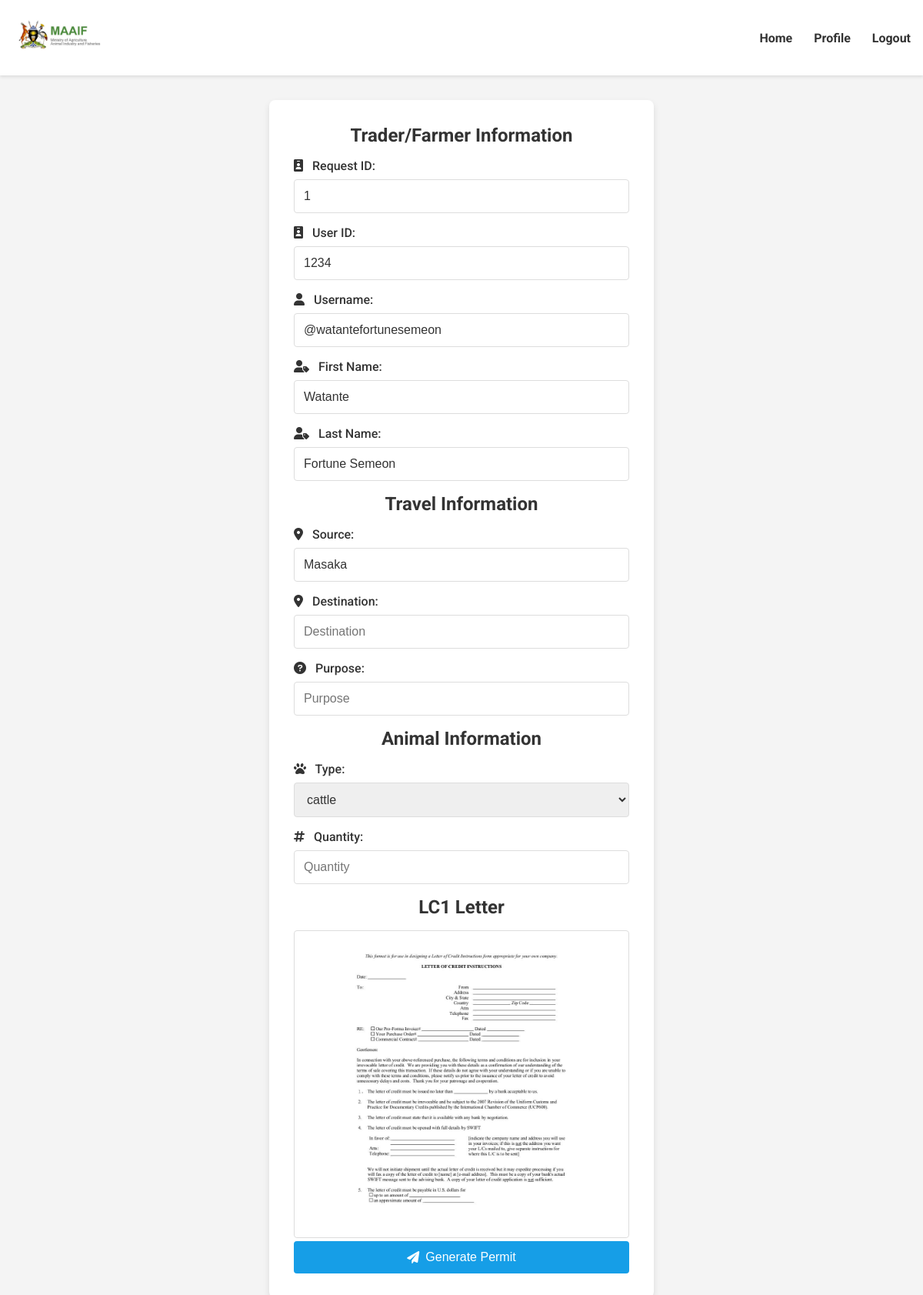
Page /dvo/permit_request_details/1/ (signed in) on the committed database.
### trader_app/models.py (models this page shows, shortened)
class PermitRequest(models.Model):
    user = models.ForeignKey(User, on_delete=models.CASCADE)
    license_id = models.IntegerField(null=True, blank=True)
    animal_type = models.ForeignKey(Animal, on_delete=models.CASCADE)
    district = models.CharField(max_length=30, null=True, blank=True)
    quantity = models.IntegerField()
    lc1_letter = models.ImageField(
        null=True,
        upload_to='lc1_letters')
    status = models.CharField(
        max_length=1,
        choices=DocumentChoices.choices(),
        )

### dvo_app/views.py (the view)
# urls.py: path('permit_request_details/<int:request_id>/', ViewPermitRequestDetails.as_view(), name='permit_request_details'),
class ViewPermitRequestDetails(LoginRequiredMixin, View):
    model = apps.get_model('trader_app', 'PermitRequest')
    template_name = 'dvo_app/permit_request.html'
    def get(self, request, request_id):
        permit_request = self.model.objects.get(id=request_id)
        return render(request, self.template_name, context={'permit_request': permit_request})

### templates/dvo_app/permit_request.html (shortened to what this page needs)
{% load static %}
<!DOCTYPE html>
<html lang="en">
<head>
    <link rel="stylesheet" href="{% static 'dvo_app/permit_request.css' %}">
    <link rel="stylesheet" href="https://cdnjs.cloudflare.com/ajax/libs/font-awesome/6.0.0-beta3/css/all.min.css">
</head>
<body>
    <header>
        <nav>
            <a href="#" class="logo"><img src="{% static 'index_app/ministry-of-agriculture-animal-industry-and-fisheries_0.png' %}" class="image"></a>
            <div class="nav-links">
                <a href="{% url 'dvo:dvo' %}">Home</a>
                <a href="{% url 'dvo:dvo_profile' %}">Profile</a>
                <a href="{% url 'auth:logout' %}">Logout</a>
            </div>
        </nav>
    </header>
    <main>
        <div class="form-container">
            <form action="{% url 'dvo:generate_permit' %}" method="post">
                <h2>Trader/Farmer Information</h2>
                <div class="input-group">
                    <label for="request_id"><i class="fas fa-id-badge"></i> Request ID:</label>
                    <input type="text" id="request_id" name="request_id" placeholder="Request ID" value="{{ permit_request.id }}" required>
                </div>
                <div class="input-group">
                    <label for="license_id"><i class="fas fa-id-badge"></i> User ID:</label>
                    <input type="text" id="license_id" name="license_id" placeholder="User ID" value="{{ permit_request.license_id }}" required>
                </div>
                <div class="input-group">
                    <label for="username"><i class="fas fa-user"></i> Username:</label>
                    <input type="text" id="username" name="username" placeholder="Username" value="{{ permit_request.user.username }}" required>
                </div>
                <div class="input-group">
                    <label for="first-name"><i class="fas fa-user-tag"></i> First Name:</label>
                    <input type="text" id="first-name" name="first-name" placeholder="First Name" value="{{ permit_request.user.first_name }}" required>
                </div>
                <div class="input-group">
                    <label for="last-name"><i class="fas fa-user-tag"></i> Last Name:</label>
                    <input type="text" id="last-name" name="last-name" placeholder="Last Name" value="{{ permit_request.user.last_name }}" required>
                </div>
                <h2>Travel Information</h2>
                <div class="input-group">
                    <label for="source"><i class="fas fa-map-marker-alt"></i> Source:</label>
                    <input type="text" id="source" name="source" value="{{ permit_request.district }}" required>
                </div>
                <div class="input-group">
                    <label for="destination"><i class="fas fa-map-marker-alt"></i> Destination:</label>
                    <input type="text" id="destination" name="destination" placeholder="Destination" required>
                </div>
                <div class="input-group">
                    <label for="purpose"><i class="fas fa-question-circle"></i> Purpose:</label>
                    <input type="text" id="purpose" name="purpose" placeholder="Purpose" required>
                </div>
                <h2>Animal Information</h2>
                <div class="input-group">
                    <label for="animal-type"><i class="fas fa-paw"></i> Type:</label>
                    <select id="animalType" name="animal_type" required>
                        <option value="cattle">cattle</option>
                    </select>
                </div>
                <div class="input-group">
                    <label for="quantity"><i class="fas fa-hashtag"></i> Quantity:</label>
                    <input type="number" id="quantity" name="quantity" placeholder="Quantity" required>
                </div>
                <h2>LC1 Letter</h2>
                <div class="image-display" id="image-display">
                    {% if permit_request.lc1_letter %}
                        <img src="{{ permit_request.lc1_letter.url }}" alt="LC1 Image" id="retrieved-image" class="image-preview">
                    {% else %}
                        <p>No LC1 letter uploaded.</p>
                    {% endif %}
                </div>
                <button type="submit"><i class="fas fa-paper-plane"></i>Generate Permit</button>
            </form>
        </div>
    </main>
</body>
</html>

### static/dvo_app/permit_request.css (style rules this page uses)
* { margin: 0; padding: 0; box-sizing: border-box; }
body { font-family: 'Roboto', sans-serif; background-color: #f4f4f4; display: flex; flex-direction: column; min-height: 100vh; }
header { background-color: #fff; padding: 1rem; box-shadow: 0 2px 4px rgba(0, 0, 0, 0.1); }
nav { display: flex; justify-content: space-between; align-items: center; }
.logo { font-size: 1.5rem; font-weight: 700; color: #333; text-decoration: none; }
.image { width: 60%; height: auto; max-width: 200px; border-radius: 50%; }
.nav-links a { margin-left: 1.5rem; text-decoration: none; color: #333; font-weight: bolder; }
main { flex: 1; display: flex; justify-content: center; align-items: center; padding: 2rem; }
.form-container { background-color: #fff; padding: 2rem; border-radius: 8px; box-shadow: 0 4px 8px rgba(0, 0, 0, 0.1); max-width: 500px; width: 100%; text-align: center; }
h2 { font-size: 1.5rem; margin-bottom: 1rem; color: #333; }
.input-group { margin-bottom: 1rem; text-align: left; }
.input-group label { display: block; margin-bottom: 0.5rem; font-weight: 500; color: #333; }
.input-group label i { margin-right: 0.5rem; }
.input-group input, .input-group select { width: 100%; padding: 0.75rem; border: 1px solid #ddd; border-radius: 4px; font-size: 1rem; color: #333; }
.image-display { margin-top: 1rem; text-align: center; }
.image-preview { width: 100%; height: auto; max-height: 400px; border: 1px solid #ddd; border-radius: 4px; object-fit: contain; }
button { width: 100%; padding: 0.75rem; background-color: #169ee7; border: none; border-radius: 4px; color: #fff; font-size: 1rem; font-weight: 500; cursor: pointer; transition: background-color 0.3s; display: flex; justify-content: center; align-items: center; }
button i { margin-right: 0.5rem; }

### rows in the picture
PermitRequest: request_id "1", license_id "1234", username "@watantefortunesemeon", first-name "Watante", last-name "Fortune Semeon", source "Masaka", lc1_letter (picture)
